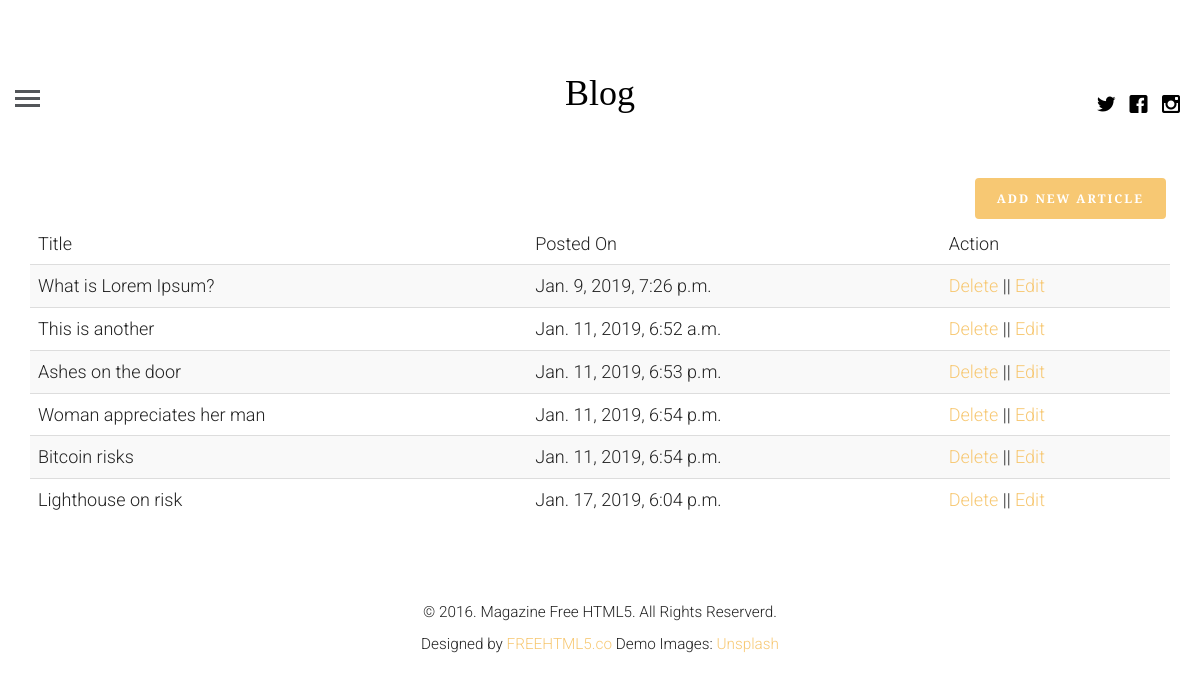
/profile (signed in), run on an earlier commit of the app's database.
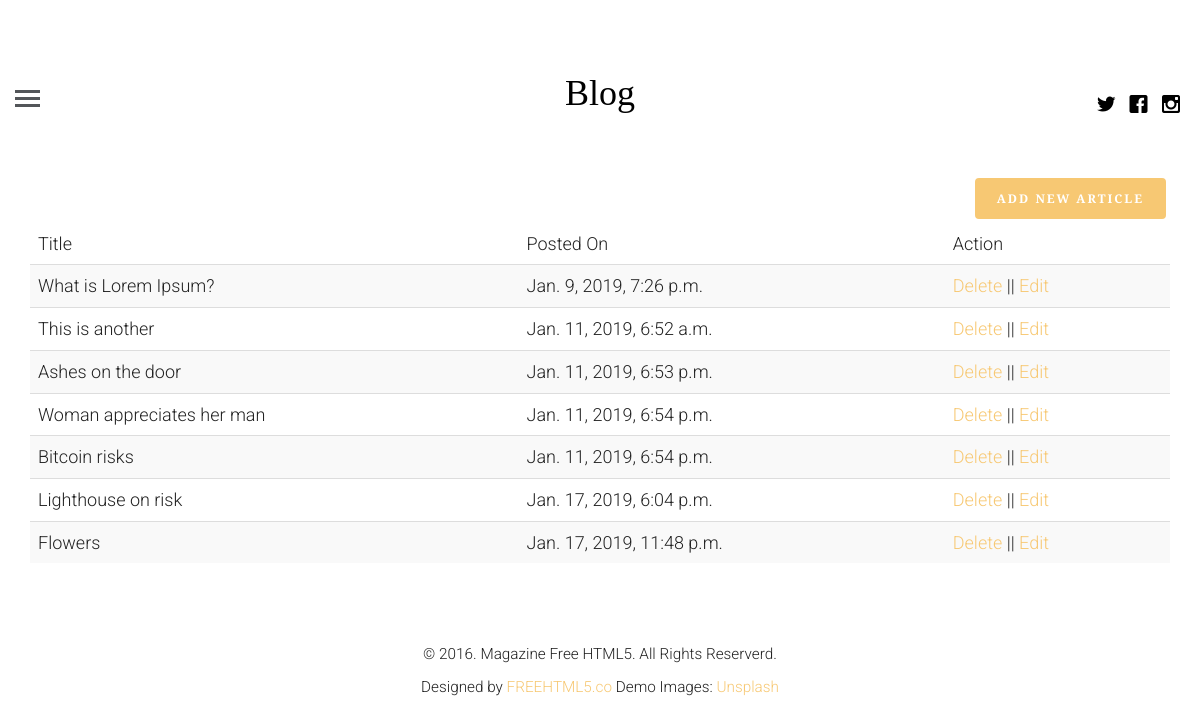
And on a later commit of the database.
### blogapp/models.py (models this page shows, shortened)
class Article(models.Model):
	article_author = models.ForeignKey(Author, on_delete=models.CASCADE)
	title = models.CharField(max_length=200)
	body = models.TextField()
	image = models.FileField()
	posted_on = models.DateTimeField(auto_now=False, auto_now_add=True)
	updated_on = models.DateTimeField(auto_now=True, auto_now_add=False)
	category = models.ForeignKey(Category, on_delete=models.CASCADE)

### blogapp/views.py (the view)
# urls.py: path('profile', views.getProfile, name='profile'),
def getProfile(request):
	if request.user.is_authenticated:
		author = get_object_or_404(Author, name=request.user.id)
		post = Article.objects.filter(article_author=request.user.id)
		return render(request, 'logged_in_profile.html', {"post":post, "user":author})
	else:
		return redirect('login')

### templates/logged_in_profile.html (shortened to what this page needs)
{% extends 'base.html' %}
{% block content %}
<div class="container">
	<a href="{% url 'create' %}" class="btn btn-primary pull pull-right">Add new article</a>
	<table class="table table-striped">
		<thead>
			<tr>
				<td>Title</td>
				<td>Posted On</td>
				<td>Action</td>
			</tr>
		</thead>
		<tbody>
			{% for p in post %}
				<tr>
					<td>{{ p.title }}</td>
					<td>{{ p.posted_on }}</td>
					<td><a href="{% url 'delete' pid=p.id %}">Delete</a> || <a href="{% url 'update' pid=p.id %}">Edit</a></td>
				</tr>
			{% endfor %}
		</tbody>
	</table>
</div>
{% endblock %}

### templates/base.html (shortened to what this page needs)
<!DOCTYPE html>
<html class="no-js">
	<head>
	{% load static %}
	<link rel="stylesheet" href="{% static 'css/animate.css' %}">
	<link rel="stylesheet" href="{% static 'css/icomoon.css' %}">
	<link rel="stylesheet" href="{% static 'css/bootstrap.css' %}">
	<link rel="stylesheet" href="{% static 'css/style.css' %}">
	</head>
	<body>
	<header id="fh5co-header">
		<div class="container-fluid">
			<div class="row">
				<a href="#" class="js-fh5co-nav-toggle fh5co-nav-toggle"><i></i></a>
				<ul class="fh5co-social">
					<li><a href="#"><i class="icon-twitter"></i></a></li>
					<li><a href="#"><i class="icon-facebook"></i></a></li>
					<li><a href="#"><i class="icon-instagram"></i></a></li>
				</ul>
				<div class="col-lg-12 col-md-12 text-center">
					<h1 id="fh5co-logo"><a href="{% url 'index' %}">Blog</a></h1>
				</div>
			</div>
		</div>
	</header>
	<div class="container">
		<div class="row fh5co-post-entry">
			{% block content %}{% endblock %}
		</div>
	</div>
	<footer id="fh5co-footer">
		<p><small>&copy; 2016. Magazine Free HTML5. All Rights Reserverd. <br> Designed by <a href="http://freehtml5.co" target="_blank">FREEHTML5.co</a>  Demo Images: <a href="http://unsplash.com/" target="_blank">Unsplash</a></small></p>
	</footer>
	</body>
</html>

### blogapp/static/css/icomoon.css (style rules this page uses)
[class^="icon-"], [class*=" icon-"] { font-family: 'icomoon' !important; speak: none; font-style: normal; font-weight: normal; font-variant: normal; text-transform: none; line-height: 1; -webkit-font-smoothing: antialiased; -moz-osx-font-smoothing: grayscale; }
.icon-facebook:before { content: "\ea67"; }
.icon-instagram:before { content: "\ea6f"; }
.icon-twitter:before { content: "\ea7c"; }

### blogapp/static/css/style.css (style rules this page uses)
html { background: #fff; }
body { font-family: "Roboto", arial, sans-serif; font-size: 18px; font-weight: 300; line-height: 1.8; color: #222; background: #fff; }
a { color: #f7c873; -webkit-transition: 0.5s; -o-transition: 0.5s; transition: 0.5s; }
h1, h2, h3, h4, h5, h6 { font-family: "Playfair Display", times, serif; color: #000; }
p { margin-bottom: 30px; }
.btn { margin-right: 4px; margin-bottom: 4px; font-family: "Playfair Display", times, serif; font-size: 12px; letter-spacing: 2px; text-transform: uppercase; font-weight: 700; -webkit-border-radius: 4px; -moz-border-radius: 4px; -ms-border-radius: 4px; border-radius: 4px; -webkit-transition: 0.5s; -o-transition: 0.5s; transition: 0.5s; }
.btn-primary { background: #f7c873; color: #fff; border: 2px solid #f7c873; }
#fh5co-header { padding: 3em 3em; float: left; width: 100%; }
@media screen and (max-width: 1200px) { #fh5co-header { padding-left: 15px; padding-right: 15px; } }
#fh5co-header .fh5co-nav-toggle { position: absolute; top: 4.2em; left: 3em; z-index: 99; }
@media screen and (max-width: 1200px) { #fh5co-header .fh5co-nav-toggle { top: 4em; left: 15px; } }
#fh5co-header .fh5co-social { position: absolute !important; right: 3em !important; top: 3.2em; z-index: 99; -webkit-transition: 0.5s; -o-transition: 0.5s; transition: 0.5s; }
@media screen and (max-width: 1200px) { #fh5co-header .fh5co-social { right: 15px !important; top: 3.2em; } }
#fh5co-header #fh5co-logo { text-align: center; }
#fh5co-header #fh5co-logo a { color: #000; }
.fh5co-social { padding: 0; margin: 30px 0 0 0; position: relative; }
.fh5co-social li { padding: 0; margin: 0; list-style: none; display: inline; }
.fh5co-social li a { font-size: 20px; padding: 4px; color: #000; }
#fh5co-footer { padding: 3em 0; text-align: center; }
.fh5co-nav-toggle { width: 25px; height: 25px; cursor: pointer; text-decoration: none; }
.fh5co-nav-toggle i { position: relative; display: -moz-inline-stack; display: inline-block; zoom: 1; *display: inline; width: 25px; height: 3px; color: #535659; font: bold 14px/.4 Helvetica; text-transform: uppercase; text-indent: -55px; background: #535659; transition: all .2s ease-out; }
.fh5co-nav-toggle i::before, .fh5co-nav-toggle i::after { content: ''; width: 25px; height: 3px; background: #535659; position: absolute; left: 0; -webkit-transition: 0.2s; -o-transition: 0.2s; transition: 0.2s; }
.fh5co-nav-toggle i::before { top: -7px; }
.fh5co-nav-toggle i::after { bottom: -7px; }
.fh5co-nav-toggle { position: absolute; top: 18px; left: 0; z-index: 21; padding: 6px 0 0 0; display: block; margin: 0 auto; display: block; height: 44px; width: 25px; border-bottom: none !important; }

What changed in the data, as far as the page shows it:
added Article: title "Flowers", posted_on "Jan. 17, 2019, 11:48 p.m."
